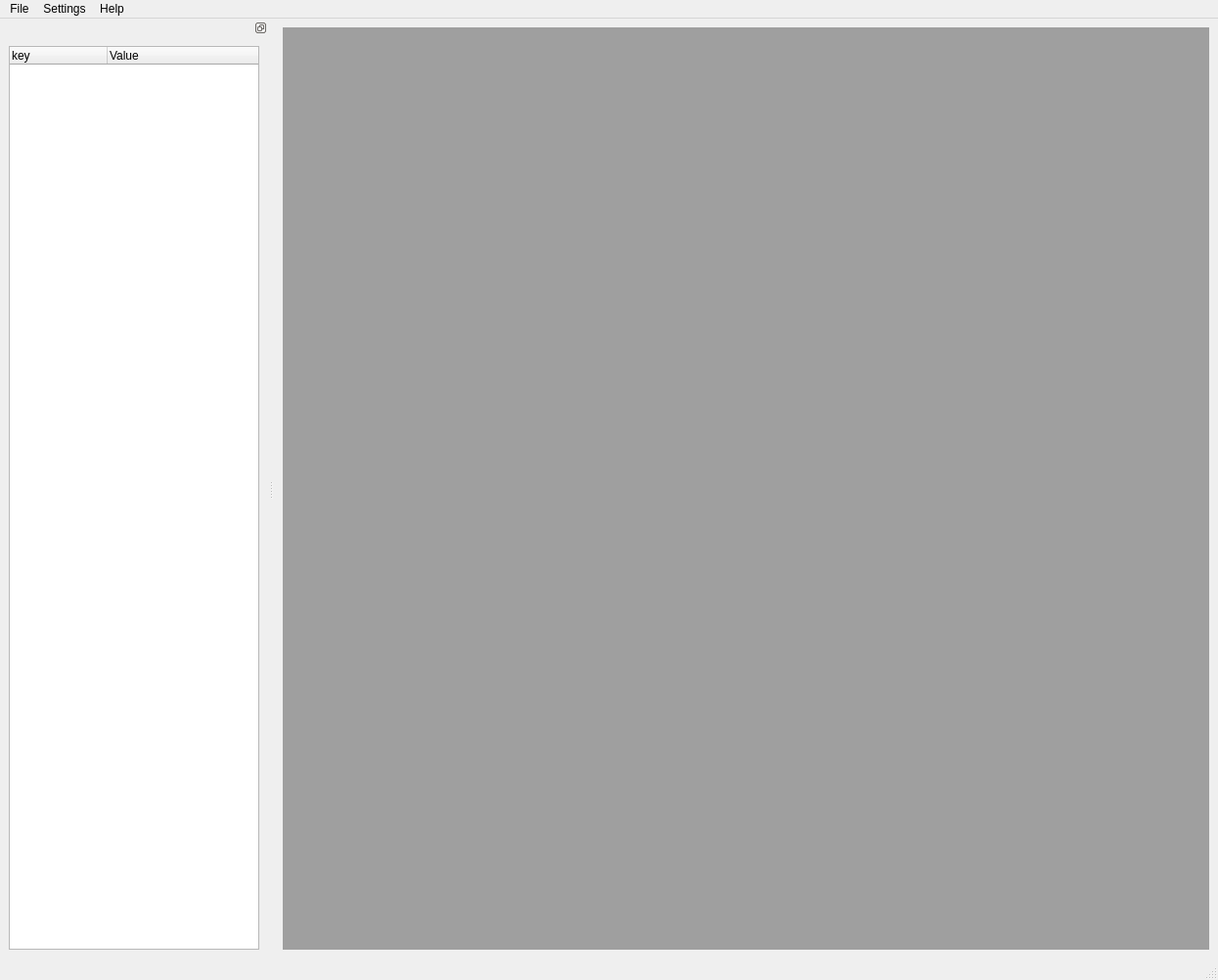
<?xml version="1.0" encoding="UTF-8"?>
<ui version="4.0">
 <class>MainWindow</class>
 <widget class="QMainWindow" name="MainWindow">
  <property name="geometry">
   <rect>
    <x>0</x>
    <y>0</y>
    <width>1245</width>
    <height>1002</height>
   </rect>
  </property>
  <property name="minimumSize">
   <size>
    <width>800</width>
    <height>600</height>
   </size>
  </property>
  <property name="windowTitle">
   <string>MYRaf V3</string>
  </property>
  <widget class="QWidget" name="centralwidget">
   <layout class="QGridLayout" name="gridLayout_2">
    <item row="0" column="0">
     <widget class="QMdiArea" name="playGround"/>
    </item>
   </layout>
  </widget>
  <widget class="QStatusBar" name="statusbar"/>
  <widget class="QDockWidget" name="dockWidget_2">
   <property name="floating">
    <bool>false</bool>
   </property>
   <property name="features">
    <set>QDockWidget::DockWidgetFloatable|QDockWidget::DockWidgetMovable</set>
   </property>
   <property name="allowedAreas">
    <set>Qt::LeftDockWidgetArea|Qt::RightDockWidgetArea</set>
   </property>
   <attribute name="dockWidgetArea">
    <number>1</number>
   </attribute>
   <widget class="QWidget" name="dockWidgetContents_2">
    <layout class="QGridLayout" name="gridLayout">
     <item row="0" column="1">
      <widget class="QTreeWidget" name="treeWidget">
       <property name="editTriggers">
        <set>QAbstractItemView::DoubleClicked|QAbstractItemView::EditKeyPressed</set>
       </property>
       <property name="selectionMode">
        <enum>QAbstractItemView::ExtendedSelection</enum>
       </property>
       <column>
        <property name="text">
         <string>key</string>
        </property>
       </column>
       <column>
        <property name="text">
         <string>Value</string>
        </property>
       </column>
      </widget>
     </item>
    </layout>
   </widget>
  </widget>
  <widget class="QMenuBar" name="menubar">
   <property name="geometry">
    <rect>
     <x>0</x>
     <y>0</y>
     <width>1245</width>
     <height>23</height>
    </rect>
   </property>
   <widget class="QMenu" name="menuFile">
    <property name="title">
     <string>File</string>
    </property>
    <addaction name="separator"/>
    <addaction name="actionQuit"/>
   </widget>
   <widget class="QMenu" name="menuSettings">
    <property name="title">
     <string>Settings</string>
    </property>
    <addaction name="actionSettings"/>
    <addaction name="actionObservatories"/>
   </widget>
   <widget class="QMenu" name="menuHelp">
    <property name="title">
     <string>Help</string>
    </property>
    <addaction name="actionLog"/>
    <addaction name="actionAbout"/>
   </widget>
   <addaction name="menuFile"/>
   <addaction name="menuSettings"/>
   <addaction name="menuHelp"/>
  </widget>
  <action name="actionDefaults">
   <property name="text">
    <string>Defaults...</string>
   </property>
  </action>
  <action name="actionAdd">
   <property name="text">
    <string>Add...</string>
   </property>
  </action>
  <action name="actionSubtract">
   <property name="text">
    <string>Subtract...</string>
   </property>
  </action>
  <action name="actionMultiply">
   <property name="text">
    <string>Multiply...</string>
   </property>
  </action>
  <action name="actionDivide">
   <property name="text">
    <string>Divide...</string>
   </property>
  </action>
  <action name="actionPower">
   <property name="text">
    <string>Power...</string>
   </property>
  </action>
  <action name="actionMod">
   <property name="text">
    <string>Mod...</string>
   </property>
  </action>
  <action name="actionStatics">
   <property name="text">
    <string>Statics...</string>
   </property>
  </action>
  <action name="actionHedit">
   <property name="text">
    <string>Hedit...</string>
   </property>
  </action>
  <action name="actionCosmic_Cleaner">
   <property name="text">
    <string>Cosmic Cleaner...</string>
   </property>
  </action>
  <action name="actionAbsolute">
   <property name="text">
    <string>Absolute...</string>
   </property>
  </action>
  <action name="actionBackground">
   <property name="text">
    <string>Background...</string>
   </property>
  </action>
  <action name="actionsep">
   <property name="text">
    <string>sep...</string>
   </property>
  </action>
  <action name="actiondaofind">
   <property name="text">
    <string>daofind...</string>
   </property>
  </action>
  <action name="actionAlign">
   <property name="text">
    <string>Align...</string>
   </property>
  </action>
  <action name="actionSolve">
   <property name="text">
    <string>Solve...</string>
   </property>
  </action>
  <action name="actionShift">
   <property name="text">
    <string>Shift...</string>
   </property>
  </action>
  <action name="actionRotate">
   <property name="text">
    <string>Rotate...</string>
   </property>
  </action>
  <action name="actionCrop">
   <property name="text">
    <string>Crop...</string>
   </property>
  </action>
  <action name="actionBin">
   <property name="text">
    <string>Bin...</string>
   </property>
  </action>
  <action name="actionShow">
   <property name="text">
    <string>Show...</string>
   </property>
  </action>
  <action name="actionCombine">
   <property name="text">
    <string>Combine</string>
   </property>
  </action>
  <action name="actionCalibration_2">
   <property name="text">
    <string>Calibration</string>
   </property>
  </action>
  <action name="actionCombine_3">
   <property name="text">
    <string>Combine...</string>
   </property>
  </action>
  <action name="actionZero_Combine">
   <property name="text">
    <string>Zero Combine...</string>
   </property>
  </action>
  <action name="actionDark_Combine">
   <property name="text">
    <string>Dark Combine...</string>
   </property>
  </action>
  <action name="actionFlat_Combine">
   <property name="text">
    <string>Flat Combine...</string>
   </property>
  </action>
  <action name="actionZero_Correction">
   <property name="text">
    <string>Zero Correction...</string>
   </property>
  </action>
  <action name="actionDark_Correction">
   <property name="text">
    <string>Dark Correction...</string>
   </property>
  </action>
  <action name="actionFlat_Correction">
   <property name="text">
    <string>Flat Correction...</string>
   </property>
  </action>
  <action name="actionPixel_to_World">
   <property name="text">
    <string>Pixel to World...</string>
   </property>
  </action>
  <action name="actionWorld_to_Pixel">
   <property name="text">
    <string>World to Pixel...</string>
   </property>
  </action>
  <action name="actionsep_2">
   <property name="text">
    <string>sep...</string>
   </property>
  </action>
  <action name="actionphotutils">
   <property name="text">
    <string>photutils...</string>
   </property>
  </action>
  <action name="actionAll">
   <property name="text">
    <string>All...</string>
   </property>
  </action>
  <action name="actionAdd_2">
   <property name="text">
    <string>Add</string>
   </property>
  </action>
  <action name="actionRemove">
   <property name="text">
    <string>Remove</string>
   </property>
  </action>
  <action name="actionQuit">
   <property name="text">
    <string>Quit</string>
   </property>
  </action>
  <action name="actionAbout">
   <property name="text">
    <string>About</string>
   </property>
  </action>
  <action name="actionHeader_Calculator">
   <property name="text">
    <string>Header Calculator...</string>
   </property>
  </action>
  <action name="actionObservatories">
   <property name="text">
    <string>Observatories</string>
   </property>
  </action>
  <action name="actionLog">
   <property name="text">
    <string>Log</string>
   </property>
  </action>
  <action name="actionccdproc">
   <property name="text">
    <string>ccdproc</string>
   </property>
  </action>
  <action name="actionPhotometry">
   <property name="text">
    <string>Photometry</string>
   </property>
  </action>
  <action name="actionSettings">
   <property name="text">
    <string>Settings</string>
   </property>
  </action>
 </widget>
 <resources/>
 <connections/>
</ui>
